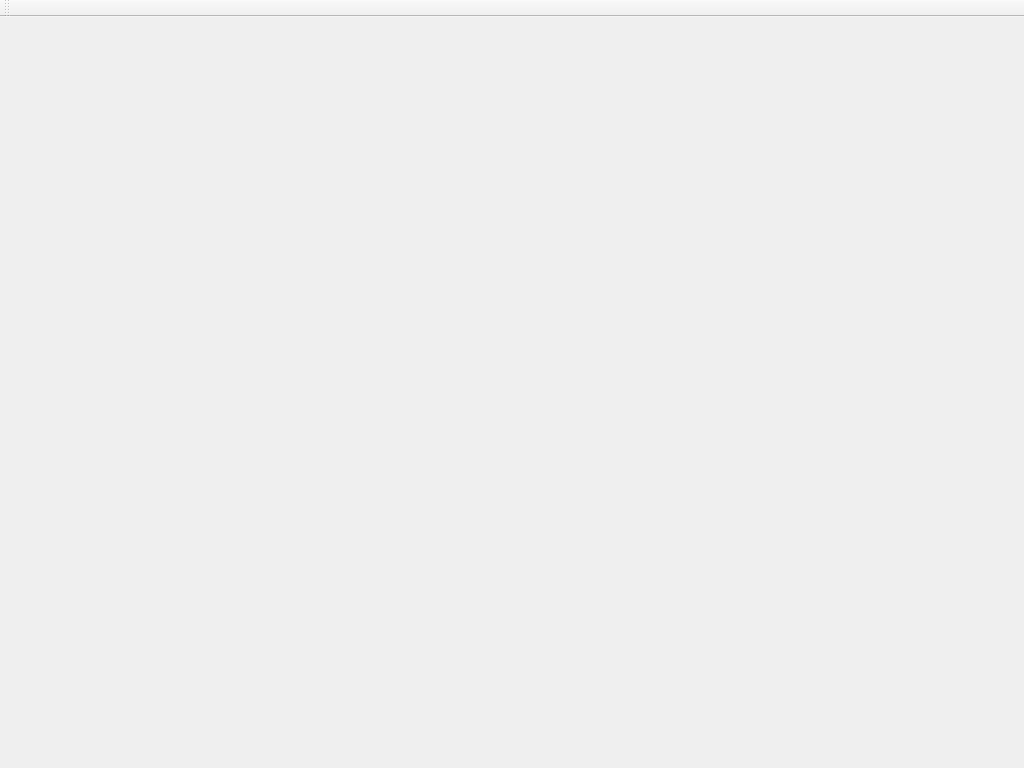
<?xml version="1.0" encoding="UTF-8"?>
<ui version="4.0">
 <class>MainWindow</class>
 <widget class="QMainWindow" name="MainWindow">
  <property name="geometry">
   <rect>
    <x>0</x>
    <y>0</y>
    <width>1024</width>
    <height>768</height>
   </rect>
  </property>
  <property name="windowTitle">
   <string>无标题-Ares Studio(32位, Dx11)</string>
  </property>
  <property name="windowIcon">
   <iconset resource="App.qrc">
    <normaloff>:/icon/Icon/WindowIcon.png</normaloff>:/icon/Icon/WindowIcon.png</iconset>
  </property>
  <widget class="QWidget" name="centralwidget"/>
  <widget class="QToolBar" name="m_toolBarAstuido">
   <property name="windowTitle">
    <string>toolBar</string>
   </property>
   <attribute name="toolBarArea">
    <enum>TopToolBarArea</enum>
   </attribute>
   <attribute name="toolBarBreak">
    <bool>false</bool>
   </attribute>
  </widget>
 </widget>
 <resources>
  <include location="App.qrc"/>
 </resources>
 <connections/>
</ui>
